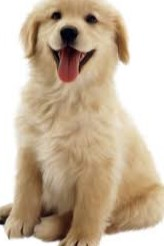
#> input picture tests/dog1.jpg, 164 x 246 px
$ python 'sequence test.py'
#> lines starting #> are read from the running program, lines starting #| are printed output that depends on the picture
from Model import sequence as sq, error as er
from Layers import activation as ac, GradDescent as gd
import cv2
import numpy as np


def update(lr, epoch):
    if epoch % 10 == 0:
        lr = 0.9 * lr

    return lr


image_reshape = lambda im: np.array(cv2.split(im))

dog1 = cv2.imread("dog1.jpg") / 255
dog2 = cv2.imread("dog2.jpg") / 255
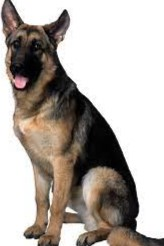
#> input picture tests/dog2.jpg, 164 x 246 px
dog3 = cv2.imread("dog3.jpg") / 255
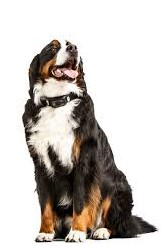
#> input picture tests/dog3.jpg, 164 x 246 px
dog4 = cv2.imread("dog4.jpg") / 255
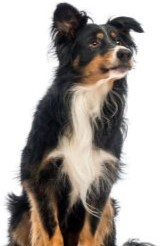
#> input picture tests/dog4.jpg, 164 x 246 px
dog5 = cv2.imread("dog5.jpg") / 255
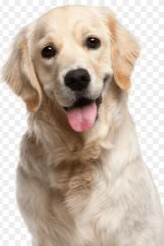
#> input picture tests/dog5.jpg, 164 x 246 px
dog6 = cv2.imread("dog7.jpg") / 255
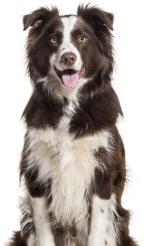
#> input picture tests/dog7.jpg, 164 x 246 px
#> (the run stopped early here; a loop or call above may not have finished)
